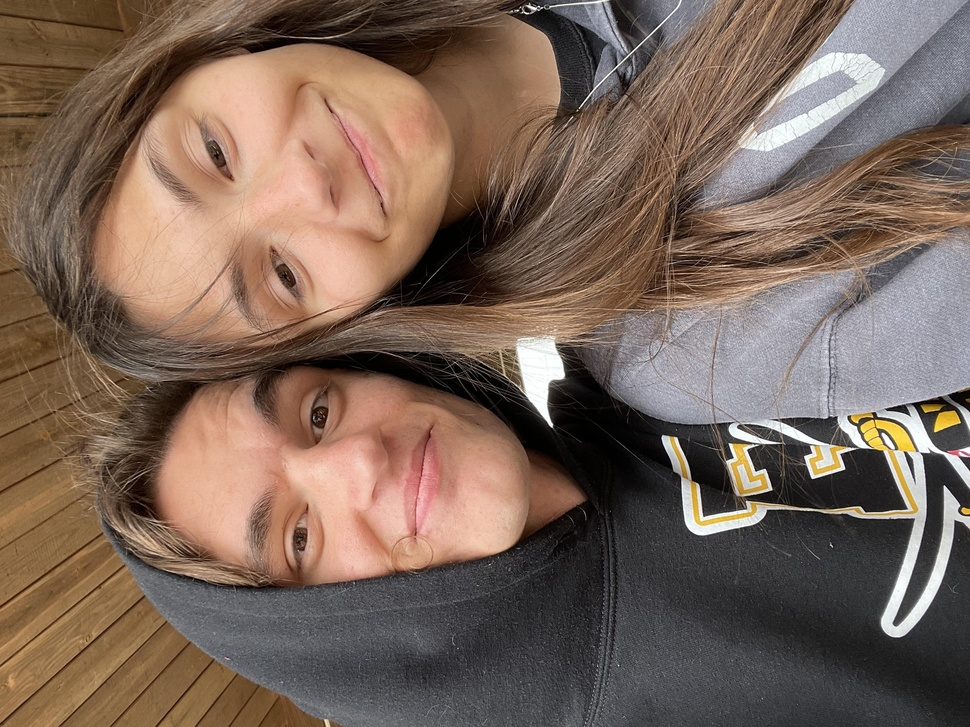
#> input picture image.jpeg, 970 x 727 px, shrunk from 3088 x 2316 before the run
$ python main.py
#> lines starting #> are read from the running program, lines starting #| are printed output that depends on the picture
from PIL import Image
import requests
import io


def process_image():
    # Open the image file
    with open('image.jpeg', 'rb') as f:
        img = Image.open(f)
#> img is the input picture: PIL image 970x727 RGB; mean R, G, B 122.1, 101.6, 89.1

        # Get the dimensions of the image
        width, height = img.size
#> width = 970; height = 727

        # Check if the image is vertical
        is_vertical = height > width
#> is_vertical = False

        # If the image is not vertical, rotate it
        if not is_vertical:
            img = img.transpose(Image.ROTATE_270)
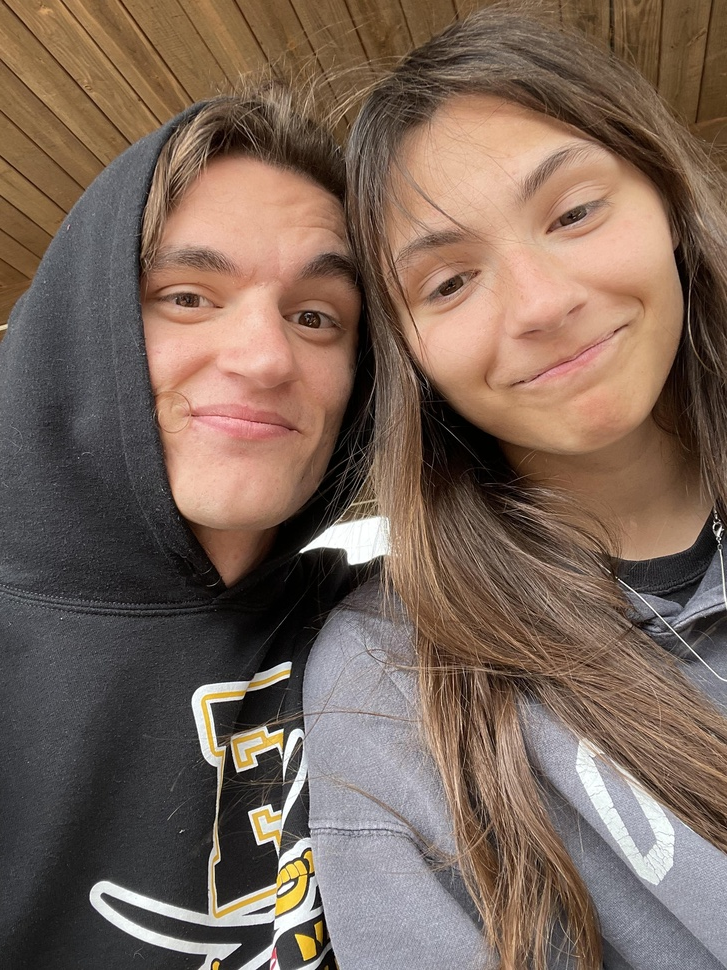
#> img: PIL image 727x970 RGB; mean R, G, B 122.1, 101.6, 89.1

        # Convert the image to bytes
        img_bytes = io.BytesIO()
        img.save(img_bytes, format='JPEG')
        img_bytes.seek(0)

        r = requests.post(
            "https://api.deepai.org/api/image-editor",
            files={
                'image': ('image.jpeg', img_bytes),
                'text': open('text.txt', 'rb'),
            },
            headers={'api-key': '415fcf85-9478-4ecc-9ee3-79bfd328f346'}
        )
#> (reads text.txt from the repository)

        # Get the URL of the generated image from the API response
        image_url = r.json().get('output_url')

        # Download the image data from the URL
        image_data = requests.get(image_url).content

        # Save the image data to a file
        with open('output1.jpeg', 'wb') as f:
            f.write(image_data)


process_image()
#> (the call stopped at in process_image, `r = requests.post( "https://api.deepai.org/api/image-editor", files={ ..`: requests is not available in this run)
